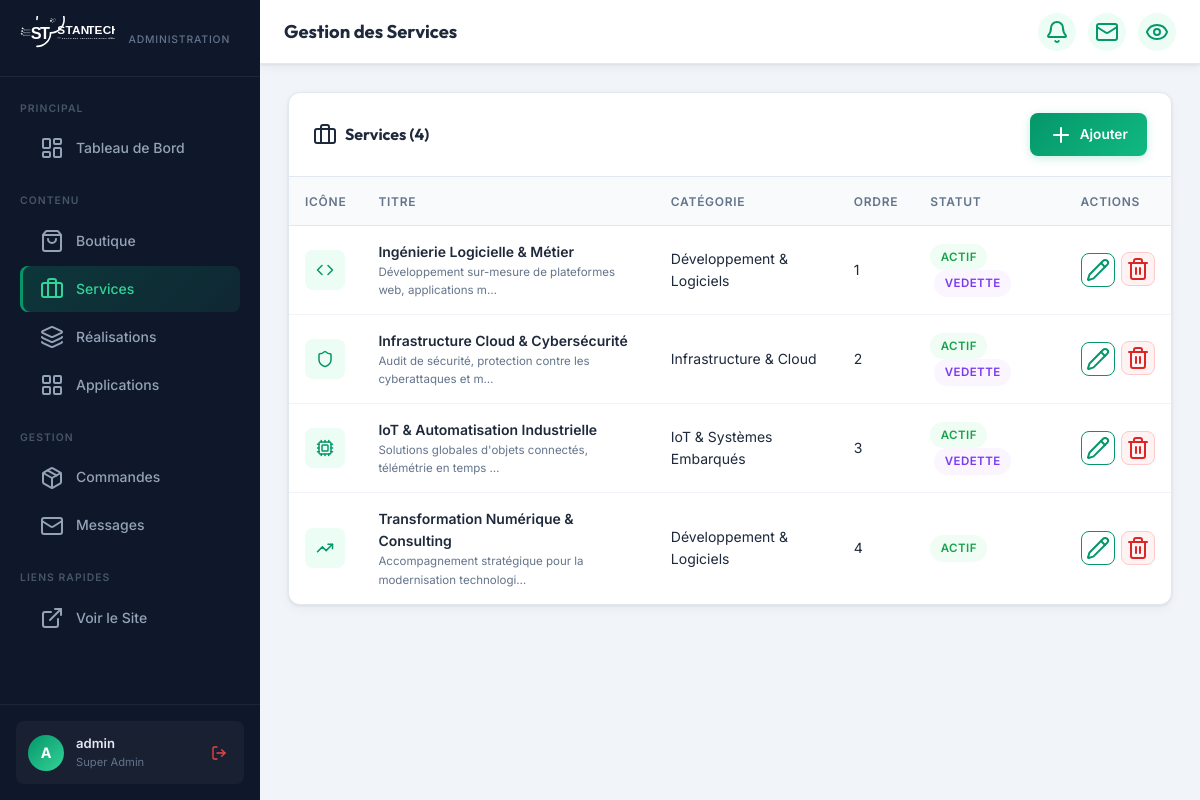
The page /dashboard/services/ (signed in) on the database its author committed.
### core/models.py (models this page shows, shortened)
class Service(models.Model):
    title = models.CharField(max_length=200, verbose_name="Titre du Service")
    slug = models.SlugField(unique=True, blank=True, verbose_name="Slug (URL)")
    category = models.ForeignKey(Category, on_delete=models.SET_NULL, null=True, blank=True, limit_choices_to={'type': 'service'}, verbose_name="Catégorie")
    icon = models.CharField(max_length=50, default="cpu", help_text="Icône Lucide (ex: cpu, shield, code, database, cloud, settings)")
    short_description = models.TextField(verbose_name="Résumé court")
    full_description = models.TextField(blank=True, verbose_name="Description complète")
    features = models.TextField(blank=True, help_text="Une fonctionnalité par ligne", verbose_name="Points clés / Inclus")
    image_url = models.CharField(max_length=500, blank=True, verbose_name="URL ou chemin de l'image")
    is_featured = models.BooleanField(default=False, verbose_name="Mettre en avant (Page d'accueil)")
    is_active = models.BooleanField(default=True, verbose_name="Actif")
    order = models.IntegerField(default=0, verbose_name="Ordre d'affichage")
    created_at = models.DateTimeField(auto_now_add=True, verbose_name="Date de création")
    class Meta:
        verbose_name = "Service"
        verbose_name_plural = "Services"
        ordering = ['order', '-created_at']

class Category(models.Model):
    CATEGORY_TYPES = [
        ('product', 'Boutique (Produits)'),
        ('service', 'Services Entreprise'),
        ('realization', 'Réalisations & Projets'),
        ('application', 'Applications & SaaS'),
    ]
    name = models.CharField(max_length=100, verbose_name="Nom de la catégorie")
    slug = models.SlugField(unique=True, blank=True, verbose_name="Slug (URL)")
    type = models.CharField(max_length=20, choices=CATEGORY_TYPES, default='product', verbose_name="Type de contenu")
    description = models.TextField(blank=True, verbose_name="Description")
    icon = models.CharField(max_length=50, blank=True, default="folder", help_text="Nom de l'icône Lucide (ex: cpu, shield, server, shopping-bag)")
    class Meta:
        verbose_name = "Catégorie"
        verbose_name_plural = "Catégories"
        ordering = ['type', 'name']

### core/admin_views.py (the view)
# urls.py: path('dashboard/services/', admin_views.dashboard_services, name='dashboard_services'),
@login_required(login_url='/dashboard/login/')
@user_passes_test(is_superuser, login_url='/dashboard/login/')
def dashboard_services(request):
    services = Service.objects.select_related('category').all()
    context = {'services': services, 'page_title': 'Gestion des Services'}
    return render(request, 'admin_custom/services.html', context)

### core/admin_views.py (called while the page is built)
def is_superuser(user):
    return user.is_authenticated and user.is_superuser

### core/context_processors.py (called while the page is built, shortened)
def cart_context(request):
    cart = request.session.get('cart', {})
    if not isinstance(cart, dict):
        cart = {}
    total_items = 0
    total_price = 0.0
    return {
        'cart_count': total_items,
        'cart_total': total_price,
        'cart_items': cart,
    }

### templates/admin_custom/services.html (shortened to what this page needs)
{% extends 'admin_custom/base.html' %}
{% block content %}
<div class="table-card">
  <div class="table-header">
    <h3><i data-lucide="briefcase"></i> Services ({{ services.count }})</h3>
    <a href="{% url 'dashboard_service_add' %}" class="btn btn-primary"><i data-lucide="plus"></i> Ajouter</a>
  </div>
  {% if services %}
  <div class="table-responsive">
    <table>
      <thead><tr>
        <th>Icône</th><th>Titre</th><th>Catégorie</th><th>Ordre</th><th>Statut</th><th>Actions</th>
      </tr></thead>
      <tbody>
        {% for s in services %}
        <tr>
          <td>
            <div style="width:40px;height:40px;background:var(--primary-soft);border-radius:8px;display:flex;align-items:center;justify-content:center;color:var(--primary);">
              <i data-lucide="{{ s.icon }}" style="width:18px;height:18px;"></i>
            </div>
          </td>
          <td>
            <div style="font-weight:600;">{{ s.title }}</div>
            <div style="font-size:0.72rem;color:var(--text-muted);">{{ s.short_description|truncatechars:60 }}</div>
          </td>
          <td>{{ s.category.name|default:"—" }}</td>
          <td>{{ s.order }}</td>
          <td>
            {% if s.is_active %}<span class="badge badge-green">Actif</span>{% else %}<span class="badge badge-red">Inactif</span>{% endif %}
            {% if s.is_featured %}<span class="badge badge-purple" style="margin-left:4px;">Vedette</span>{% endif %}
          </td>
          <td>
            <div class="action-cell">
              <a href="{% url 'dashboard_service_edit' s.pk %}" class="btn btn-outline btn-sm btn-icon" title="Modifier"><i data-lucide="pencil"></i></a>
              <form method="post" action="{% url 'dashboard_service_delete' s.pk %}" onsubmit="return confirm('Supprimer ce service ?')">
                <button type="submit" class="btn btn-danger btn-sm btn-icon" title="Supprimer"><i data-lucide="trash-2"></i></button>
              </form>
            </div>
          </td>
        </tr>
        {% endfor %}
      </tbody>
    </table>
  </div>
  {% endif %}
</div>
{% endblock %}

### templates/admin_custom/base.html (shortened to what this page needs)
{% load static %}
<!DOCTYPE html>
<html lang="fr">
<head>
</head>
<body>
  <aside class="sidebar" id="sidebar">
    <div class="sidebar-logo" style="padding:1rem 1.25rem;">
      <a href="{% url 'index' %}" target="_blank" style="display:block;">
        <img src="{% static 'images/stantech_logo.svg' %}" alt="STANTECH"
             style="height:36px; width:auto; filter:brightness(0) invert(1);" loading="eager">
      </a>
      <div class="sidebar-subtitle" style="margin-top:0.35rem;padding-left:2px;">Administration</div>
    </div>
    <nav class="sidebar-nav">
      <div class="sidebar-section">
        <div class="sidebar-section-label">Principal</div>
        <a href="{% url 'dashboard_home' %}" class="nav-item {% if request.resolver_match.url_name == 'dashboard_home' %}active{% endif %}">
          <i data-lucide="layout-dashboard"></i> Tableau de Bord
        </a>
      </div>
      <div class="sidebar-section">
        <div class="sidebar-section-label">Contenu</div>
        <a href="{% url 'dashboard_products' %}" class="nav-item {% if 'product' in request.resolver_match.url_name %}active{% endif %}">
          <i data-lucide="shopping-bag"></i> Boutique
        </a>
        <a href="{% url 'dashboard_services' %}" class="nav-item {% if 'service' in request.resolver_match.url_name %}active{% endif %}">
          <i data-lucide="briefcase"></i> Services
        </a>
        <a href="{% url 'dashboard_realisations' %}" class="nav-item {% if 'realisation' in request.resolver_match.url_name %}active{% endif %}">
          <i data-lucide="layers"></i> Réalisations
        </a>
        <a href="{% url 'dashboard_applications' %}" class="nav-item {% if 'application' in request.resolver_match.url_name %}active{% endif %}">
          <i data-lucide="layout-grid"></i> Applications
        </a>
      </div>
      <div class="sidebar-section">
        <div class="sidebar-section-label">Gestion</div>
        <a href="{% url 'dashboard_orders' %}" class="nav-item {% if 'order' in request.resolver_match.url_name %}active{% endif %}">
          <i data-lucide="package"></i> Commandes
        </a>
        <a href="{% url 'dashboard_messages' %}" class="nav-item {% if 'message' in request.resolver_match.url_name %}active{% endif %}">
          <i data-lucide="mail"></i> Messages
        </a>
      </div>
      <div class="sidebar-section">
        <div class="sidebar-section-label">Liens Rapides</div>
        <a href="{% url 'index' %}" target="_blank" class="nav-item">
          <i data-lucide="external-link"></i> Voir le Site
        </a>
      </div>
    </nav>
    <div class="sidebar-footer">
      <div class="user-card">
        <div class="user-avatar">{{ request.user.username|first|upper }}</div>
        <div>
          <div class="user-name">{{ request.user.username }}</div>
          <div class="user-role">{% if request.user.is_superuser %}Super Admin{% else %}Staff{% endif %}</div>
        </div>
        <a href="{% url 'dashboard_logout' %}" class="logout-btn" title="Se déconnecter" style="margin-left:auto;">
          <i data-lucide="log-out" style="width:16px;height:16px;"></i>
        </a>
      </div>
    </div>
  </aside>
  <div class="main-content">
    <header class="topbar">
      <h1 class="topbar-title">{% block page_title %}{{ page_title|default:'Dashboard' }}{% endblock %}</h1>
      <div class="topbar-actions">
        <div style="position:relative; display:inline-block;">
          <button class="topbar-btn {% if unread_messages or pending_orders %}notification-dot{% endif %}" id="notif-bell-btn" onclick="toggleNotifDropdown()" title="Notifications d'activité">
            <i data-lucide="bell"></i>
          </button>
        </div>
        <a href="{% url 'dashboard_messages' %}" class="topbar-btn" title="Messages">
          <i data-lucide="mail"></i>
        </a>
        <a href="{% url 'index' %}" target="_blank" class="topbar-btn" title="Voir le site">
          <i data-lucide="eye"></i>
        </a>
      </div>
    </header>
    <div class="page-body">
      {% block content %}{% endblock %}
    </div>
  </div>
</body>
</html>

### rows shown on the page
Service: title "Ingénierie Logicielle & Métier", short_description "Développement sur-mesure de plateformes web, applications m…", category.name "Développement & Logiciels", order "1", is_active "ACTIF", is_featured "VEDETTE"
Service: title "Infrastructure Cloud & Cybersécurité", short_description "Audit de sécurité, protection contre les cyberattaques et m…", category.name "Infrastructure & Cloud", order "2", is_active "ACTIF", is_featured "VEDETTE"
Service: title "IoT & Automatisation Industrielle", short_description "Solutions globales d'objets connectés, télémétrie en temps …", category.name "IoT & Systèmes Embarqués", order "3", is_active "ACTIF", is_featured "VEDETTE"
Service: title "Transformation Numérique & Consulting", short_description "Accompagnement stratégique pour la modernisation technologi…", category.name "Développement & Logiciels", order "4", is_active "ACTIF"

### other values the page prints
{{ request.user.username|first|upper }} "A"
{{ request.user.username }} "admin"
{{ page_title|default:'Dashboard' }} "Gestion des Services"
{{ services.count }} "4"
